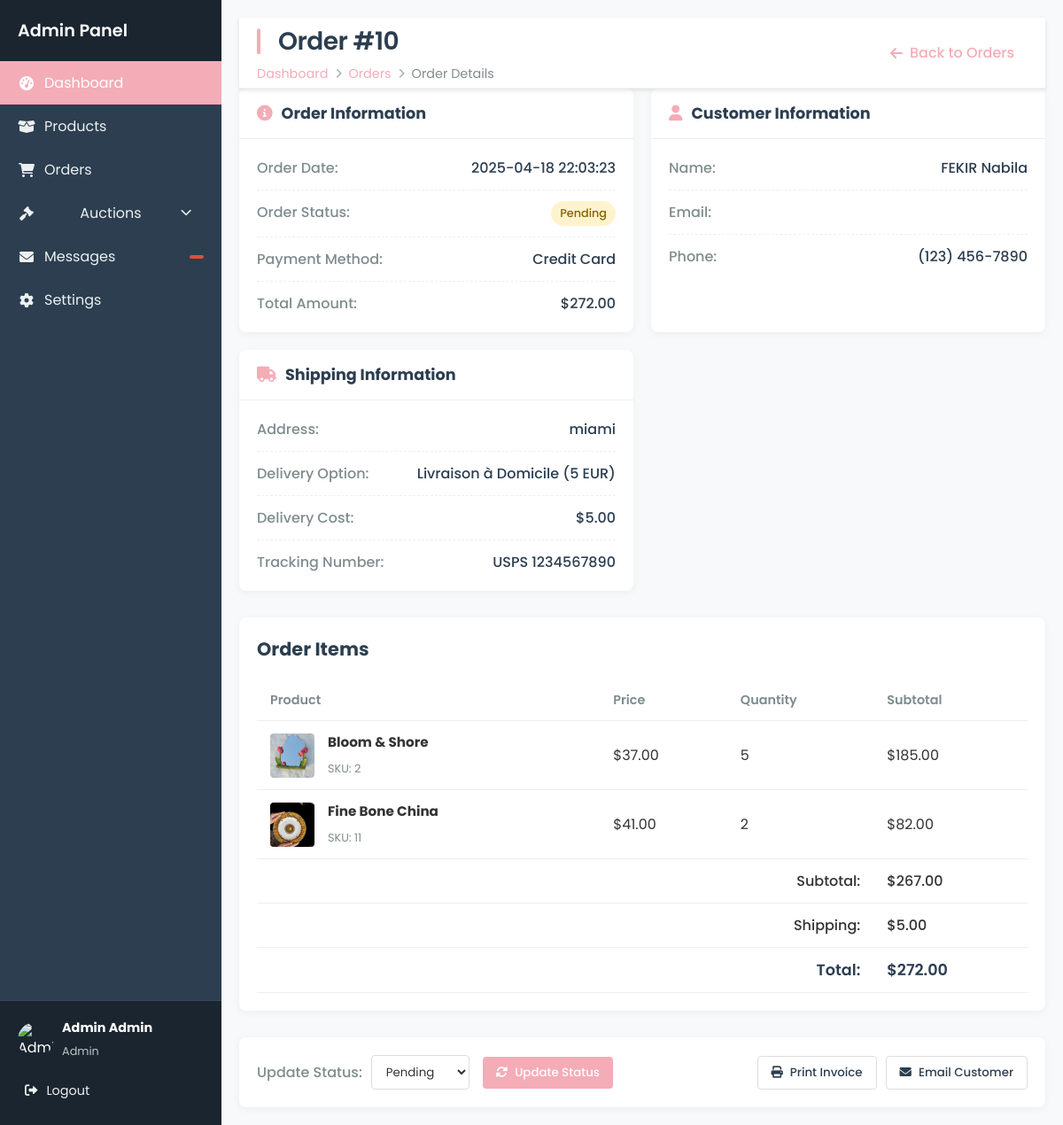
Screenshot of /order_details/10 (signed in) with the database file from the repository.
### tables this page shows
CREATE TABLE users (
            id INTEGER PRIMARY KEY AUTOINCREMENT,
            FirstName TEXT NOT NULL,
            LastName TEXT NOT NULL,
            Email TEXT UNIQUE NOT NULL,
            phoneNum TEXT NOT NULL,
            password TEXT NOT NULL, 
            is_admin INTEGER NOT NULL DEFAULT 0 CHECK(is_admin IN (0,1))  
        );

CREATE TABLE commande (
            id INTEGER PRIMARY KEY AUTOINCREMENT,
            user_id INTEGER NOT NULL,
            address TEXT NOT NULL,
            delivery_option TEXT NOT NULL,
            delivery_cost REAL NOT NULL,
            total_amount REAL NOT NULL,
            order_date TIMESTAMP DEFAULT CURRENT_TIMESTAMP,
            status TEXT NOT NULL DEFAULT 'pending' CHECK(status IN ('pending', 'delivered', 'canceled')),
            FOREIGN KEY (user_id) REFERENCES users(id)
);

CREATE TABLE commande_items (
            id INTEGER PRIMARY KEY AUTOINCREMENT,
            commande_id INTEGER NOT NULL,
            product_id INTEGER NOT NULL,
            quantity INTEGER NOT NULL,
            price_per_unit REAL NOT NULL,  
            FOREIGN KEY (commande_id) REFERENCES commande(id) ON DELETE CASCADE,
            FOREIGN KEY (product_id) REFERENCES products(id));

CREATE TABLE products (
            id INTEGER PRIMARY KEY AUTOINCREMENT,
            name TEXT NOT NULL,
            price REAL NOT NULL,
            stock INTEGER NOT NULL,
            image_url TEXT
        );

### app.py (the view)
@app.route("/order_details/<int:order_id>")
@login_required
def order_details(order_id):
    conn = get_db()
    cursor = conn.cursor()
    cursor.execute(
        """
        SELECT c.*, u.FirstName, u.LastName
        FROM commande c
        JOIN users u ON c.user_id = u.id
        WHERE c.id = ?
    """,
        (order_id,),
    )
    order = cursor.fetchone()
    cursor.execute(
        """
        SELECT ci.*, p.name as product_name , p.image_url as product_img
        FROM commande_items ci
        JOIN products p ON ci.product_id = p.id
        WHERE ci.commande_id = ?
    """,
        (order_id,),
    )
    items = cursor.fetchall()
    conn.close()
    return render_template("admin_orders_details.html", order=order, items=items)

### app.py (called while the page is built)
@login_manager.user_loader
def load_user(user_id):
    conn = get_db()
    user = conn.execute("SELECT * FROM users WHERE id = ?", (user_id,)).fetchone()
    conn.close()
    if user:
        return User(
            user["id"],
            user["FirstName"],
            user["LastName"],
            user["Email"],
            user["phoneNum"],
            user["password"],
            user["is_admin"],
        )
    return None

def get_db():
    conn = sqlite3.connect("database.db")
    conn.row_factory = sqlite3.Row
    return conn

### templates/admin_orders_details.html (shortened to what this page needs)
<!DOCTYPE html>
<html lang="en">
<head>
    <link rel="stylesheet" href="{{ url_for('static', filename='admin_oreders_details.css') }}">
    <link rel="stylesheet" href="{{ url_for('static', filename='home_admin.css') }}">
    <link rel="stylesheet" href="{{ url_for('static', filename='navbar.css') }}">
    <link rel="stylesheet" href="https://cdnjs.cloudflare.com/ajax/libs/font-awesome/6.0.0/css/all.min.css">
</head>
<body>
    <div class="admin-container">
    <aside class="sidebar">
        <div class="sidebar-header">
            <h2>Admin Panel</h2>
        </div>
        <ul class="sidebar-menu">
            <li class="active">
                <a href="{{ url_for('home_admin') }}">
                    <i class="fas fa-tachometer-alt"></i>
                    <span>Dashboard</span>
                </a>
            </li>
            <li >
                <a href="{{ url_for('gestion_produits') }}">
                    <i class="fas fa-box-open"></i>
                    <span>Products</span>
                </a>
            </li>
            <li >
                <a href="{{ url_for('admin_orders') }}" >
                    <i class="fas fa-shopping-cart"></i>
                    <span>Orders</span>
                </a>
            </li>
            <li class="has-submenu">
                <a href="#" class="submenu-toggle">
                    <i class="fas fa-gavel"></i>
                    <span>Auctions</span>
                    <i class="fas fa-chevron-down dropdown-icon"></i>
                </a>
            </li>
            <li>
                <a href="{{ url_for('admin_messages') }}">
                    <i class="fas fa-envelope"></i>
                    <span>Messages</span>
                    <span class="badge">{{ message_count }}</span>
                </a>
            </li>
            <li>
                <a href="#">
                    <i class="fas fa-cog"></i>
                    <span>Settings</span>
                </a>
            </li>
        </ul>
        <div class="sidebar-footer">
            <div class="user-profile">
                <img src="{{ url_for('static', filename='img/admin-avatar.jpg') }}" alt="Admin" />
                <div class="user-info">
                    <h4>{{ current_user.FirstName }} {{ current_user.LastName }}</h4>
                    <small>Admin</small>
                </div>
            </div>
            <a href="{{ url_for('logout') }}" class="logout-btn">
                <i class="fas fa-sign-out-alt"></i>
                <span>Logout</span>
            </a>
        </div>
    </aside>
        <main class="main-content">
            <header class="main-header">
                <div>
                    <h1>Order #{{ order.id }}</h1>
                    <nav class="breadcrumb">
                        <a href="{{ url_for('home_admin') }}">Dashboard</a>
                        <i class="fas fa-chevron-right"></i>
                        <a href="{{ url_for('admin_orders') }}">Orders</a>
                        <i class="fas fa-chevron-right"></i>
                        <span>Order Details</span>
                    </nav>
                </div>
                <div class="header-actions">
                    <a href="{{ url_for('admin_orders') }}" class="back-btn">
                        <i class="fas fa-arrow-left"></i> Back to Orders
                    </a>
                </div>
            </header>
            <div class="order-summary">
                <div class="summary-card">
                    <div class="summary-header">
                        <h3><i class="fas fa-info-circle"></i> Order Information</h3>
                    </div>
                    <div class="summary-body">
                        <div class="summary-row">
                            <span class="summary-label">Order Date:</span>
                            <span class="summary-value">{{ order.order_date }}</span>
                        </div>
                        <div class="summary-row">
                            <span class="summary-label">Order Status:</span>
                            <span class="status {{ order.status }}">{{ order.status|capitalize }}</span>
                        </div>
                        <div class="summary-row">
                            <span class="summary-label">Payment Method:</span>
                            <span class="summary-value">Credit Card</span>
                        </div>
                        <div class="summary-row">
                            <span class="summary-label">Total Amount:</span>
                            <span class="summary-value">${{ "%.2f"|format(order.total_amount) }}</span>
                        </div>
                    </div>
                </div>
                <div class="summary-card">
                    <div class="summary-header">
                        <h3><i class="fas fa-user"></i> Customer Information</h3>
                    </div>
                    <div class="summary-body">
                        <div class="summary-row">
                            <span class="summary-label">Name:</span>
                            <span class="summary-value">{{ order.FirstName }} {{ order.LastName }}</span>
                        </div>
                        <div class="summary-row">
                            <span class="summary-label">Email:</span>
                        </div>
                        <div class="summary-row">
                            <span class="summary-label">Phone:</span>
                            <span class="summary-value">(123) 456-7890</span>
                        </div>
                    </div>
                </div>
                <div class="summary-card">
                    <div class="summary-header">
                        <h3><i class="fas fa-truck"></i> Shipping Information</h3>
                    </div>
                    <div class="summary-body">
                        <div class="summary-row">
                            <span class="summary-label">Address:</span>
                            <span class="summary-value">{{ order.address }}</span>
                        </div>
                        <div class="summary-row">
                            <span class="summary-label">Delivery Option:</span>
                            <span class="summary-value">{{ order.delivery_option }}</span>
                        </div>
                        <div class="summary-row">
                            <span class="summary-label">Delivery Cost:</span>
                            <span class="summary-value">${{ "%.2f"|format(order.delivery_cost) }}</span>
                        </div>
                        <div class="summary-row">
                            <span class="summary-label">Tracking Number:</span>
                            <span class="summary-value">USPS 1234567890</span>
                        </div>
                    </div>
                </div>
            </div>
            <div class="content-card">
                <div class="card-header">
                    <h2>Order Items</h2>
                </div>
                <div class="table-responsive">
                    <table>
                        <thead>
                            <tr>
                                <th>Product</th>
                                <th>Price</th>
                                <th>Quantity</th>
                                <th>Subtotal</th>
                            </tr>
                        </thead>
                        <tbody>
                            {% for item in items %}
                            <tr>
                                <td>
                                    <div class="product-info">
                                        <img src="{{ url_for('static', filename= item.product_img) }}" alt="{{ item.product_name }}" class="product-img">
                                        <div>
                                            <h4>{{ item.product_name }}</h4>
                                            <small>SKU: {{ item.product_id }}</small>
                                        </div>
                                    </div>
                                </td>
                                <td>${{ "%.2f"|format(item.price_per_unit) }}</td>
                                <td>{{ item.quantity }}</td>
                                <td>${{ "%.2f"|format(item.price_per_unit * item.quantity) }}</td>
                            </tr>
                            {% endfor %}
                        </tbody>
                        <tfoot>
                            <tr>
                                <td colspan="3" class="text-right">Subtotal:</td>
                                <td>${{ "%.2f"|format(order.total_amount - order.delivery_cost) }}</td>
                            </tr>
                            <tr>
                                <td colspan="3" class="text-right">Shipping:</td>
                                <td>${{ "%.2f"|format(order.delivery_cost) }}</td>
                            </tr>
                            <tr>
                                <td colspan="3" class="text-right total">Total:</td>
                                <td class="total">${{ "%.2f"|format(order.total_amount) }}</td>
                            </tr>
                        </tfoot>
                    </table>
                </div>
            </div>
            <div class="order-actions">
                <form action="{{ url_for('update_order_status', order_id=order.id) }}" method="POST" class="status-form">
                    <div class="form-group">
                        <label for="status">Update Status:</label>
                        <select name="status" id="status">
                            <option value="pending" {% if order.status == 'pending' %}selected{% endif %}>Pending</option>
                        </select>
                    </div>
                    <button type="submit" class="update-btn">
                        <i class="fas fa-sync-alt"></i> Update Status
                    </button>
                </form>
                <div class="action-buttons">
                    <button class="print-btn">
                        <i class="fas fa-print"></i> Print Invoice
                    </button>
                    <button class="email-btn">
                        <i class="fas fa-envelope"></i> Email Customer
                    </button>
                </div>
            </div>
        </main>
    </div>
</body>
</html>

### static/admin_oreders_details.css (style rules this page uses)
.order-summary { display: grid; grid-template-columns: repeat(auto-fit, minmax(300px, 1fr)); gap: 20px; margin-bottom: 30px; }
.summary-card { background-color: white; border-radius: 8px; box-shadow: 0 2px 10px rgba(0, 0, 0, 0.05); }
.summary-header { padding: 15px 20px; border-bottom: 1px solid #eee; display: flex; align-items: center; }
.summary-header h3 { font-size: 1.1rem; color: #2c3e50; display: flex; align-items: center; }
.summary-header i { margin-right: 10px; color: #f4acb7; }
.summary-body { padding: 20px; }
.summary-row { display: flex; justify-content: space-between; margin-bottom: 12px; padding-bottom: 12px; border-bottom: 1px dashed #eee; }
.summary-row:last-child { margin-bottom: 0; padding-bottom: 0; border-bottom: none; }
.summary-label { font-weight: 500; color: #7f8c8d; }
.summary-value { color: #2c3e50; font-weight: 500; }
.product-info { display: flex; align-items: center; gap: 15px; }
.product-img { width: 50px; height: 50px; border-radius: 4px; object-fit: cover; }
.product-info h4 { font-size: 0.95rem; margin-bottom: 5px; }
.product-info small { font-size: 0.8rem; color: #7f8c8d; }
table tfoot td { padding: 12px 15px; font-weight: 500; }
.text-right { text-align: right; }
.total { font-weight: 600; color: #2c3e50; font-size: 1.1rem; }
.order-actions { display: flex; justify-content: space-between; align-items: center; margin-top: 30px; padding: 20px; background-color: white; border-radius: 8px; box-shadow: 0 2px 10px rgba(0, 0, 0, 0.05); }
.status-form { display: flex; align-items: center; gap: 15px; }
.form-group { display: flex; align-items: center; gap: 10px; }
.form-group label { font-weight: 500; color: #7f8c8d; }
.form-group select { padding: 8px 12px; border: 1px solid #ddd; border-radius: 4px; background-color: white; color: #333; }
.update-btn { background-color: #f4acb7; color: white; border: none; padding: 8px 15px; border-radius: 4px; cursor: pointer; font-weight: 500; transition: background-color 0.3s; display: flex; align-items: center; gap: 8px; }
.action-buttons { display: flex; gap: 10px; }
.print-btn, .email-btn { background-color: white; color: #2c3e50; border: 1px solid #ddd; padding: 8px 15px; border-radius: 4px; cursor: pointer; font-weight: 500; transition: all 0.3s; display: flex; align-items: center; gap: 8px; }
.breadcrumb { display: flex; align-items: center; gap: 8px; font-size: 0.9rem; margin-top: 5px; color: #7f8c8d; }
.breadcrumb a { color: #f4acb7; text-decoration: none; }
.breadcrumb i { font-size: 0.7rem; opacity: 0.7; }
.back-btn { display: flex; align-items: center; gap: 8px; color: #f4acb7; text-decoration: none; font-weight: 500; padding: 8px 15px; border-radius: 4px; transition: background-color 0.3s; }
.status { display: inline-block; padding: 5px 10px; border-radius: 20px; font-size: 0.8rem; font-weight: 500; text-transform: capitalize; }
.status.pending { background-color: #fff3cd; color: #856404; }

### rows the page displays
users: FirstName "Admin", LastName "Admin"
commande: id "10", order_date "2025-04-18 22:03:23", status "Pending", total_amount "272.00", address "miami", delivery_option "Livraison à Domicile (5 EUR)", delivery_cost "5.00", order.total_amount-order.delivery_cost "267.00"
users: FirstName "FEKIR", LastName "Nabila"
commande_items: name (picture), product_name "Bloom & Shore", product_id "2", price_per_unit "37.00", quantity "5", item.price_per_unit*item.quantity "185.00"
commande_items: name (picture), product_name "Fine Bone China", product_id "11", price_per_unit "41.00", quantity "2", item.price_per_unit*item.quantity "82.00"
